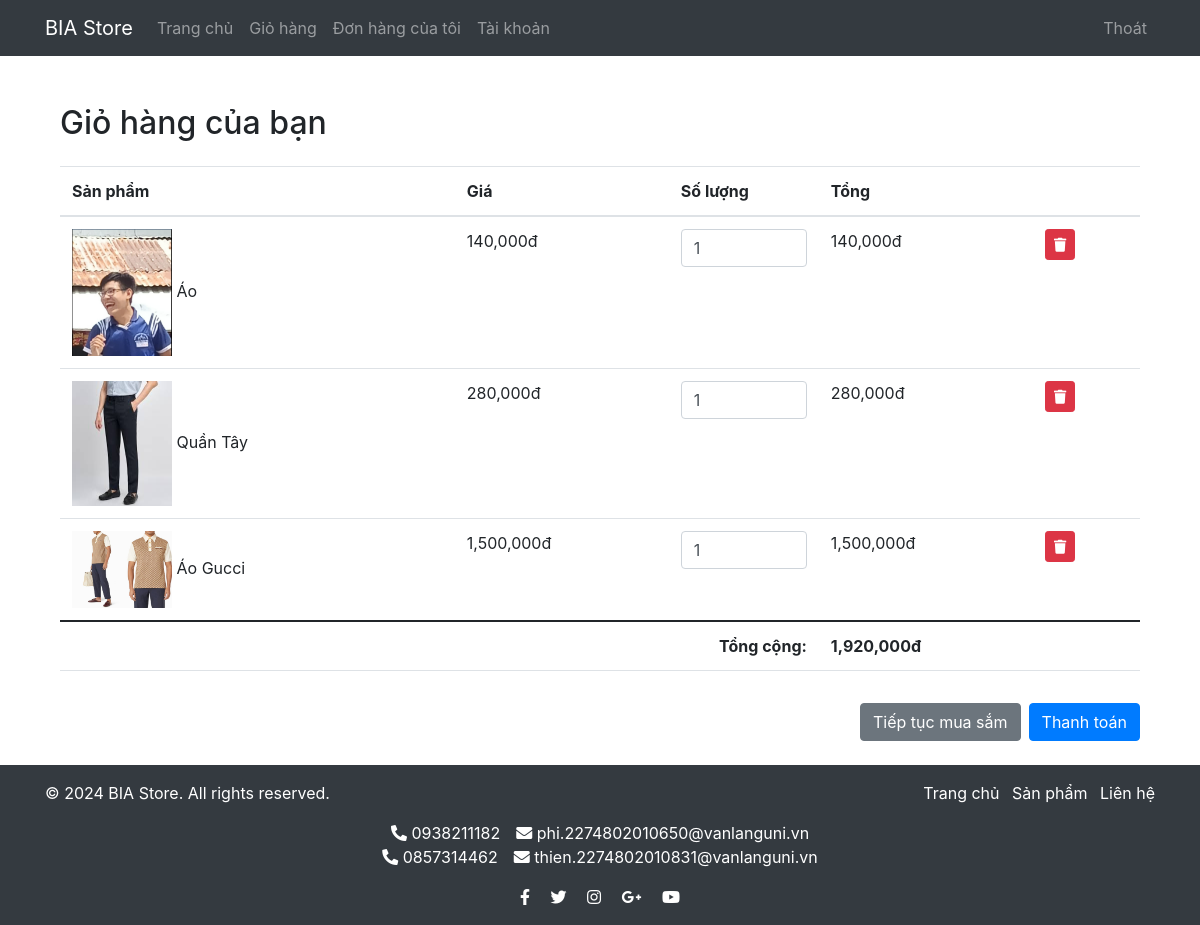
Page /cart (signed in) on the committed database.
### app.py (models this page shows)
class CartItem(db.Model):
    id = db.Column(db.Integer, primary_key=True)
    user_id = db.Column(db.Integer, db.ForeignKey('user.id'), nullable=False)
    product_id = db.Column(db.Integer, db.ForeignKey('product.id'), nullable=False)
    quantity = db.Column(db.Integer, default=1)
    added_at = db.Column(db.DateTime, default=datetime.utcnow)

class Product(db.Model):
    id = db.Column(db.Integer, primary_key=True)
    name = db.Column(db.String(200), nullable=False)
    description = db.Column(db.Text)
    price = db.Column(db.Float, nullable=False)
    sale_price = db.Column(db.Float)  # Giá khuyến mãi
    image_url = db.Column(db.String(500))
    category_id = db.Column(db.Integer, db.ForeignKey('category.id'))
    stock = db.Column(db.Integer, default=0)
    created_at = db.Column(db.DateTime, default=datetime.utcnow)
    updated_at = db.Column(db.DateTime, onupdate=datetime.utcnow)
    cart_items = db.relationship('CartItem', backref='product', lazy=True)
    order_items = db.relationship('OrderItem', backref='product', lazy=True)

### app.py (the view)
@app.route('/cart')
@login_required
def view_cart():
    cart_items = CartItem.query.filter_by(user_id=current_user.id).all()
    total = sum(item.product.price * item.quantity for item in cart_items)
    return render_template('cart.html', cart_items=cart_items, total=total)

### app.py (called while the page is built)
@login_manager.user_loader
def load_user(user_id):
    return User.query.get(int(user_id))

### templates/cart.html (shortened to what this page needs)
{% extends "base.html" %}
{% block content %}
<div class="container py-4">
    <h2 class="mb-4">Giỏ hàng của bạn</h2>
    {% if cart_items %}
        <div class="table-responsive">
            <table class="table">
                <thead>
                    <tr>
                        <th>Sản phẩm</th>
                        <th>Giá</th>
                        <th>Số lượng</th>
                        <th>Tổng</th>
                        <th></th>
                    </tr>
                </thead>
                <tbody>
                    {% for item in cart_items %}
                    <tr id="cart-item-{{ item.id }}">
                        <td>
                            <img src="{{ url_for('static', filename='uploads/' + item.product.image_url) }}" alt="{{ item.product.name }}" style="width: 100px;">
                            {{ item.product.name }}
                        </td>
                        <td>{{ "{:,.0f}".format(item.product.price) }}đ</td>
                        <td style="width: 150px;">
                            <div class="input-group">
                                <input type="number" class="form-control quantity-input"
                                       value="{{ item.quantity }}" min="1" max="{{ item.product.stock }}"
                                       data-item-id="{{ item.id }}">
                            </div>
                        </td>
                        <td class="subtotal">{{ "{:,.0f}".format(item.product.price * item.quantity) }}đ</td>
                        <td>
                            <a href="{{ url_for('remove_from_cart', item_id=item.id) }}"
                               class="btn btn-sm btn-danger">
                                <i class="fas fa-trash"></i>
                            </a>
                        </td>
                    </tr>
                    {% endfor %}
                </tbody>
                <tfoot>
                    <tr>
                        <td colspan="3" class="text-end"><strong>Tổng cộng:</strong></td>
                        <td colspan="2" id="cart-total">
                            <strong>{{ "{:,.0f}".format(total) }}đ</strong>
                        </td>
                    </tr>
                </tfoot>
            </table>
        </div>
        <div class="d-flex justify-content-end mt-3">
            <a href="{{ url_for('index') }}" class="btn btn-secondary me-2">Tiếp tục mua sắm</a>
            <a href="{{ url_for('checkout') }}" class="btn btn-primary">Thanh toán</a>
        </div>
    {% else %}
        <div class="text-center py-5">
            <h4>Giỏ hàng trống</h4>
            <a href="{{ url_for('index') }}" class="btn btn-primary mt-3">Tiếp tục mua sắm</a>
        </div>
    {% endif %}
</div>
{% endblock %}

### rows in the picture
CartItem: image_url (picture), product.name "Áo", quantity "1"
Product: product.price "140,000", item.product.price*item.quantity "140,000"
CartItem: image_url (picture), product.name "Quần Tây", quantity "1"
Product: product.price "280,000", item.product.price*item.quantity "280,000"
CartItem: image_url (picture), product.name "Áo Gucci", quantity "1"
Product: product.price "1,500,000", item.product.price*item.quantity "1,500,000"

### other values in the picture
{{ "{:,.0f}".format(total) }} "1,920,000"
